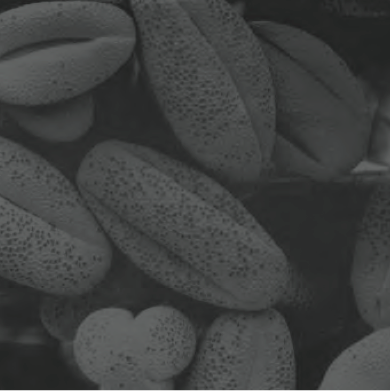
%> input picture Lab_2/seeds.tif, 390 x 391 px
$ octave Lab2new.m   (GNU Octave 9; MATLAB toolbox functions it lacks are replaced by stand-ins)
%> lines starting %> are read from the running program, lines starting %| are printed output that depends on the picture; in (x1, y1, x2, y2) boxes, pixels count from 0 and x2, y2 are one past the last pixel; in counts of white or black regions, pixels touching at a corner belong together; the program's own positions count from 1
%===================================================================
clc
clear all
close all
% ===================================================================
%q1
img = imread('seeds.tif');
RGBimage= img(:,:,1:3);
grey=rgb2gray(RGBimage);
%imshow(grey);
%imwrite(grey,'seeds.jpg');
%%===================================================================
%Q2+Q3
bw=imbinarize(grey,0.3);
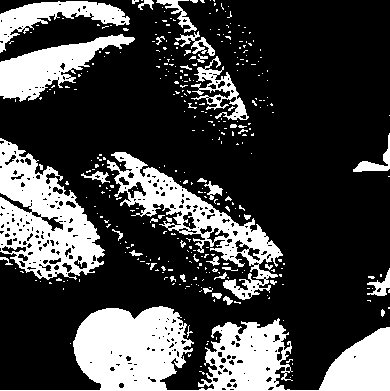
%> bw: size 391x390 logical; 26.3% white; 353 white regions (312 under 20 px), largest, box (x1, y1, x2, y2) and area: (0, 306, 390, 391) 15327, (0, 138, 105, 280) 7694, (107, 152, 283, 300) 5973
neg = 1 - bw ;
imshowpair(bw,neg,'montag');
%> (this line was passed over: imshowpair is not available in this run)
subplot(221)
imhist(grey);
subplot(222)
histogram(neg);
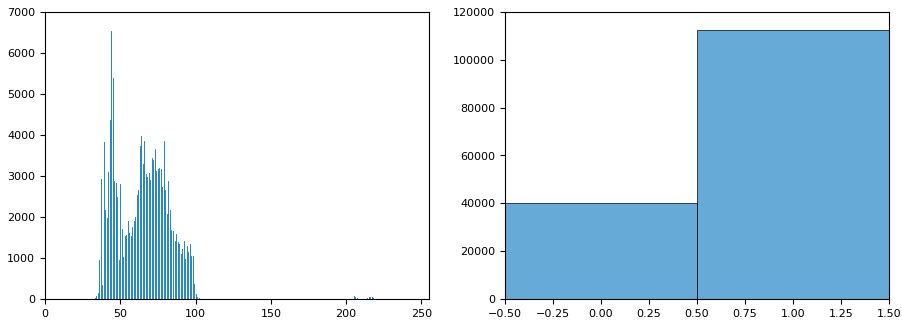
%> figure redrawn from the program's plot data, 2 panels; panel 1: highest point at x = 44, y = 6544
%=====================================================================
%Q4 the hiseq is enhance the constat for the image
figure ('name','histogram visulization')
hq1= histeq(grey);
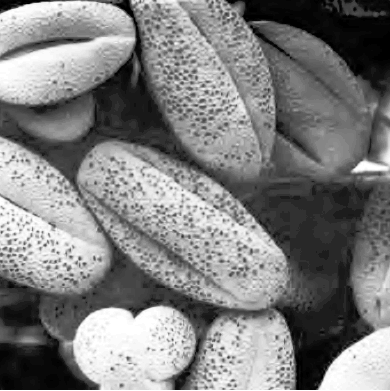
%> hq1: size 391x390 uint8; min 0, max 255, mean 127.8
hq2= histeq(neg);
imshowpair(hq1,hq2,'montag');
%> (this line was passed over: imshowpair is not available in this run)

figure('name','histogram equlization')
subplot(121)

histogram(hq1);
subplot(122)
histogram(hq2);
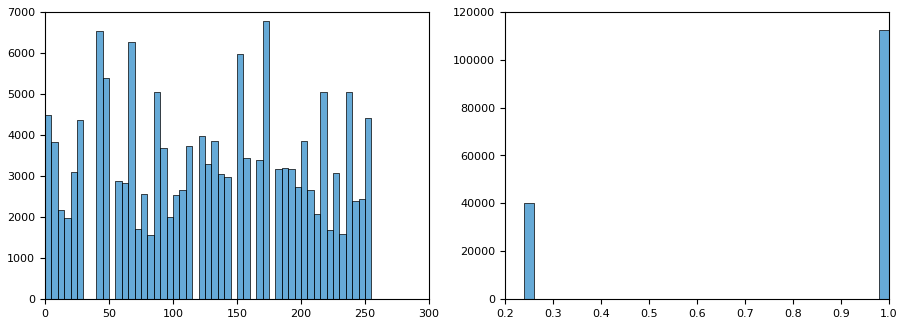
%> figure redrawn from the program's plot data, 2 panels; panel 1: tallest bar 6773 high, from x = 170 to 175; panel 2: tallest bar 112345 high, from x = 0.98 to 1
%========================================================================
%Q5

%bw is my binarization image and now i'll binarize just the equliz image
bw2= imbinarize(hq1);
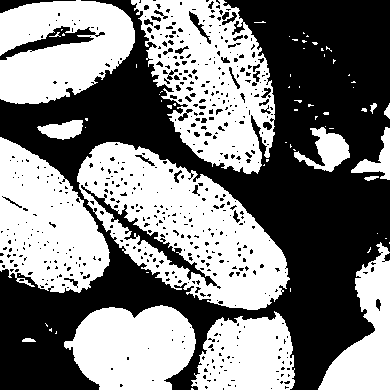
%> bw2: size 391x390 logical; 49.8% white; 64 white regions (51 under 20 px), largest, box (x1, y1, x2, y2) and area: (0, 242, 390, 391) 20039, (77, 142, 290, 310) 17760, (131, 0, 275, 174) 13927
imshow(bw2);
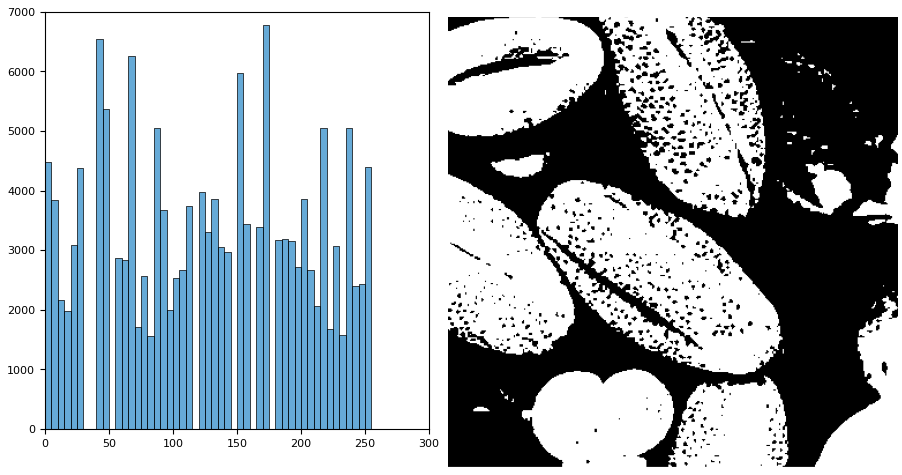
%> figure redrawn from the program's plot data, 2 panels


%> (the run ends here)
